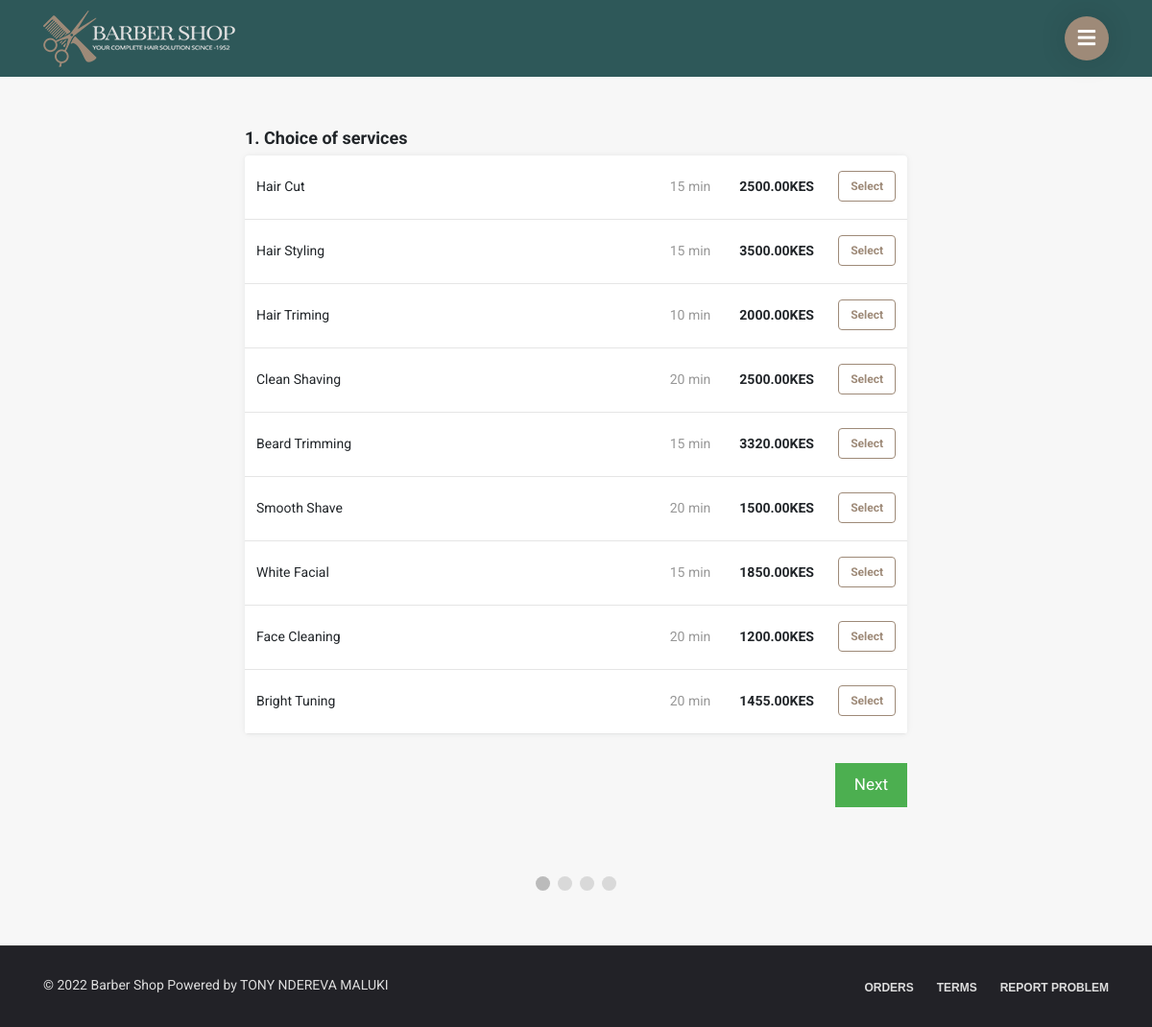
/appointment.php, run on the app's committed database.
### tables this page shows
CREATE TABLE `services` (
  `service_id` int(5) NOT NULL,
  `service_name` varchar(50) NOT NULL,
  `service_description` varchar(255) NOT NULL,
  `service_price` decimal(6,2) NOT NULL,
  `service_duration` int(5) NOT NULL,
  `category_id` int(2) NOT NULL
);

### appointment.php (the view, shortened to what this page needs)
<?php
include "connect.php";
include "Includes/templates/header.php";
include "Includes/templates/navbar.php";
?>
<link rel="stylesheet" href="Design/css/appointment-page-style.css">
<section class="booking_section">
	<div class="container">
		<form method="post" id="appointment_form" action="appointment.php">
			<div class="select_services_div tab_reservation" id="services_tab">
				<div class="text_header">
					<span>
						1. Choice of services
					</span>
				</div>
				<div class="items_tab">
					<?php
					$stmt = $con->prepare("Select * from services");
					$stmt->execute();
					$rows = $stmt->fetchAll();
					foreach ($rows as $row) {
						echo "<div class='itemListElement'>";
						echo "<div class = 'item_details'>";
						echo "<div>";
						echo $row['service_name'];
						echo "</div>";
						echo "<div class = 'item_select_part'>";
						echo "<span class = 'service_duration_field'>";
						echo $row['service_duration'] . " min";
						echo "</span>";
						echo "<div class = 'service_price_field'>";
						echo "<span style = 'font-weight: bold;'>";
						echo $row['service_price'] . "KES";
						echo "</span>";
						echo "</div>";
					?>
						<div class="select_item_bttn">
							<div class="btn-group-toggle" data-toggle="buttons">
								<label class="service_label item_label btn btn-secondary">
									<input type="checkbox" name="selected_services[]" value="<?php echo $row['service_id'] ?>" autocomplete="off">Select
								</label>
							</div>
						</div>
					<?php
						echo "</div>";
						echo "</div>";
						echo "</div>";
					}
					?>
				</div>
			</div>
			<div style="overflow:auto;padding: 30px 0px;">
				<div style="float:right;">
					<button type="button" id="nextBtn" class="next_prev_buttons" onclick="nextPrev(1)">Next</button>
				</div>
			</div>
			<div style="text-align:center;margin-top:40px;">
				<span class="step"></span>
				<span class="step"></span>
				<span class="step"></span>
				<span class="step"></span>
			</div>
		</form>
	</div>
</section>
<?php include "Includes/templates/footer.php"; ?>

### Design/css/main.css (style rules this page uses)
html { scroll-behavior: smooth; }
body { font-size: 16px; background-color: white; font-family: "Roboto", sans-serif; }

### Design/css/appointment-page-style.css (style rules this page uses)
body { background: #f7f7f7; }
.text_header { margin-bottom: 5px; font-size: 18px; font-weight: bold; line-height: 1.5; margin-top: 22px; }
.booking_section { max-width: 720px; margin: 50px auto; }
.items_tab { border-radius: 4px; background-color: white; overflow: hidden; box-shadow: 0 0 5px 0 rgba(60, 66, 87, 0.04), 0 0 10px 0 rgba(0, 0, 0, 0.04); }
.itemListElement { font-size: 14px; line-height: 1.29; border-bottom: solid 1px #e5e5e5; cursor: pointer; padding: 16px 12px 18px 12px; }
.item_details { width: auto; display: -webkit-box; display: -moz-box; display: -ms-flexbox; display: -webkit-flex; display: flex; flex-direction: row; justify-content: space-between; align-items: center; -webkit-box-orient: horizontal; -webkit-box-direction: normal; -webkit-flex-direction: row; -webkit-box-pack: justify; -webkit-justify-content: space-between; -webkit-box-align: center; -webkit-align-items: center; }
.item_label { color: #9e8a78; border-color: #9e8a78; background: white; font-size: 12px; font-weight: 700; }
.item_select_part { display: flex; -webkit-box-pack: justify; justify-content: space-between; -webkit-box-align: center; align-items: center; flex-shrink: 0; }
.select_item_bttn { width: 55px; display: flex; margin-left: 30px; -webkit-box-pack: end; justify-content: flex-end; }
.service_duration_field { text-align: right; min-width: 60px; width: auto; color: rgb(151, 151, 151); line-height: 1.29; font-size: 14px; }
.service_price_field { width: auto; display: flex; margin-left: 30px; -webkit-box-align: baseline; align-items: baseline; }
.step { height: 15px; width: 15px; margin: 0 2px; background-color: #bbbbbb; border: none; border-radius: 50%; display: inline-block; opacity: 0.5; }
.step.active { opacity: 1; }
.next_prev_buttons { background-color: #4CAF50; color: #ffffff; border: none; padding: 10px 20px; font-size: 17px; cursor: pointer; }
.tab_reservation { display: none; }

### data on the page
services: service_name "Hair Cut", service_duration "15", service_price "2500.00"
services: service_name "Hair Styling", service_duration "15", service_price "3500.00"
services: service_name "Hair Triming", service_duration "10", service_price "2000.00"
services: service_name "Clean Shaving", service_duration "20", service_price "2500.00"
services: service_name "Beard Trimming", service_duration "15", service_price "3320.00"
services: service_name "Smooth Shave", service_duration "20", service_price "1500.00"
services: service_name "White Facial", service_duration "15", service_price "1850.00"
services: service_name "Face Cleaning", service_duration "20", service_price "1200.00"
services: service_name "Bright Tuning", service_duration "20", service_price "1455.00"
